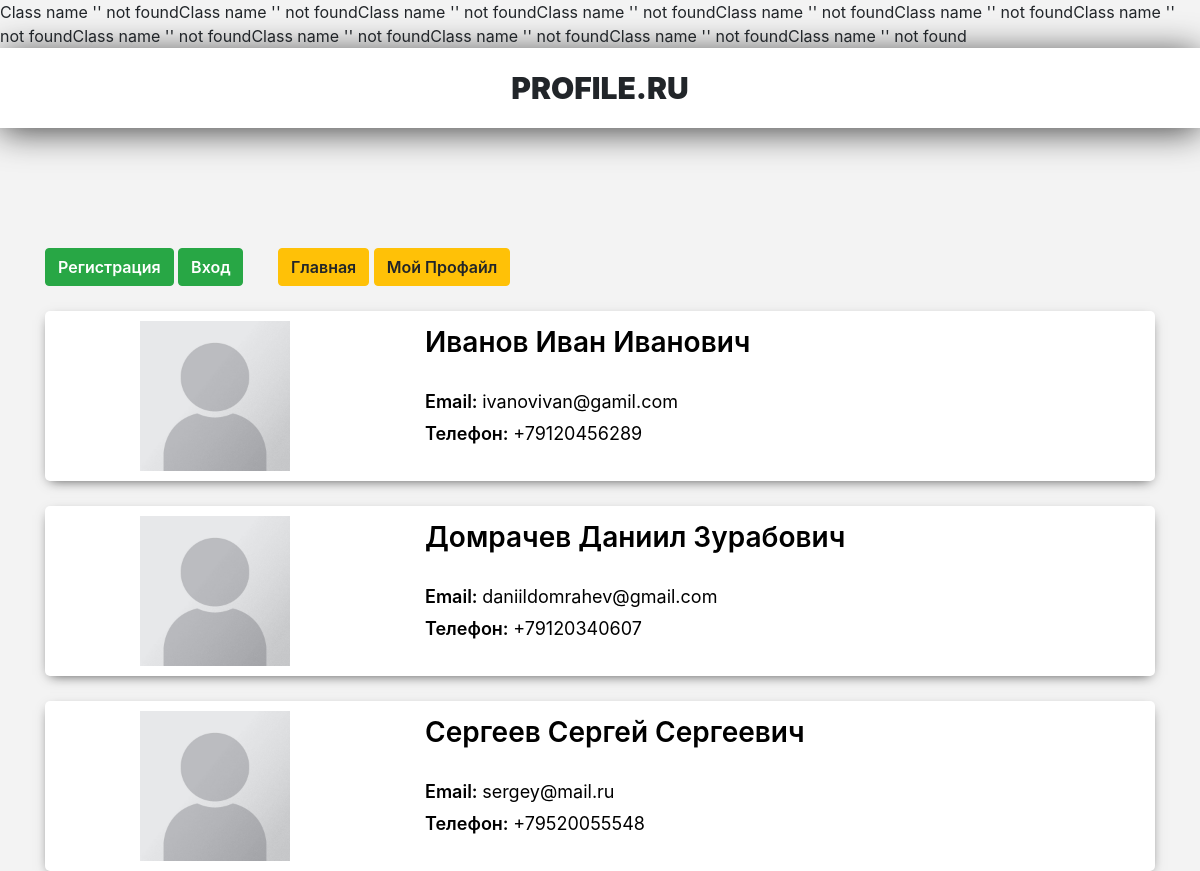
The page / on the database its author committed.
### tables this page shows
CREATE TABLE `profiles` (
  `id` int(11) NOT NULL,
  `name` varchar(255) NOT NULL,
  `last_name` varchar(255) NOT NULL,
  `patronymic` varchar(255) NOT NULL,
  `user_id` int(11) NOT NULL,
  `phone` varchar(255) NOT NULL,
  `phone_type` int(11) NOT NULL DEFAULT '2',
  `email` varchar(255) NOT NULL
);

### project/config/routes.php (called while the page is built, shortened)
<?php
return [
    new Route("/", "home", "index"),
    new Route("/profile/my/", "profile", "myProfile"),
    new Route("/profile/create/", "profile", "create"),
    new Route("/profile/delete/", "profile", "delete"),
    new Route("/profile/update/", "profile", "update"),
    new Route("/profile/show/:id/", "profile", "show"),
    new Route('/register/', 'user', 'register'),
    new Route('/login/', 'user', 'login'),
    new Route('/logout/', 'user', 'logout'),
];

### Core/Route.php (called while the page is built, shortened)
<?php
class Route
{
    public function __construct($path, $controller, $action)
    {
        $this->path = $path;
        $this->controller = $controller;
        $this->action = $action;
    }
    public function __get($property)
    {
        return $this->$property;
    }
}

### Core/Router.php (called while the page is built, shortened)
<?php
class Router
{
    public function getTrack($routes, $uri){
        $outArray = [];
        foreach ($routes as $route){
            $uri_reg = preg_replace('/:\w+/', '(\w+)', $route->path);
            if(preg_match("#^".$uri_reg."$#", $uri, $outArray)){
                $params = array_slice($outArray, 1);
                return new Track($route->controller, $route->action, $params);
            }
        }
    }
}

### Core/Dispatcher.php (called while the page is built, shortened)
<?php
class Dispatcher
{
    private $controller;
    private $controllerAction;
    private $track;
    public function getPage(Track $track){
        $this->track = $track;
        $this->controllerAction = $this->track->action;
        $this->controller = new $controllerClass();
        $data = $this->getDataAction();
        return $this->controller->render($data[0], $data[1]);
    }
    private function  getDataAction(){
        if(empty($this->track->params)){
            $data = $this->track->params;
            $action = $this->controllerAction;
            return $this->controller->$action($data);
        }
        return $this->controller->$this->controllerAction();
    }
}

### Core/Track.php (called while the page is built, shortened)
<?php
class Track
{
    public function __construct($controller, $action, $params)
    {
        $this->controller = $controller;
        $this->action = $action;
        $this->params = $params;
    }
    public function __get($property){
        return $this->$property;
    }
}

### Core/Singelton.php (called while the page is built, shortened)
<?php
class Singelton
{
    private static $instances = [];
    public static function getInstance(){
        $subclass = static::class;
        if(!isset(self::$instances[$subclass])){
            self::$instances[$subclass] = new static;
        }
        return self::$instances[$subclass];
    }
}

### Core/Model.php (called while the page is built, shortened)
<?php
class Model
{
    private static $link;
    public function __construct()
    {
        if(!self::$link){
            self::$link = new \mysqli(DB_HOST,DB_USER,DB_PASS, DB_NAME);
            mysqli_query(self::$link, "SET NAMES 'utf8'");
        }
    }
    public static function all(){
        $model = new static();
        $table = $model->table;
        $query = "SELECT * FROM ".$table.";";
        $results = self::$link->query($query);
        $models = [];
        while($row = $results->fetch_assoc()){
            $model = new static();
            foreach($row as $key=>$value){
                $model->$key = $value;
            }
            $models[] = $model;
        }
        return $models;
    }
}

### App/Controllers/HomeController.php (called while the page is built, shortened)
<?php
class HomeController extends Controller
{
    public function index(){
        $profiles = ProfileModel::all();
        $isAuth = $this->auth->isAuth();
        return $this->view('main', ["profiles"=>$profiles, "isAuth" => $isAuth]);
    }
}

### Core/Controller.php (called while the page is built, shortened)
<?php
class Controller
{
    public $layout = "default";
    public $title = "title";
    public function __construct()
    {
        $this->auth = Auth::getInstance();
    }
    public function render($view, $data){
        return new Page($this->layout, $this->title, $view, $data);
    }
    public function view($view, $data=[]){
        return [
            $view,
            $data
        ];
    }
}

### Core/Auth.php (called while the page is built, shortened)
<?php
class Auth extends Singelton
{
    public function isAuth(){
        if(isset($_SESSION['is_auth'])){
            return $_SESSION['is_auth'];
        }else{
            return false;
        }
    }
}

### Core/Page.php (called while the page is built, shortened)
<?php
class Page
{
    public function __construct($layout, $title, $view, $data)
    {
        $this->layout = $layout;
        $this->title = $title;
        $this->view = $view;
        $this->data = $data;
    }
    public function __get($property){
        return $this->$property;
    }
}

### Core/View.php (called while the page is built, shortened)
<?php
class View
{
    public function render(Page $page){
        return $this->renderLayout($page, $this->renderView($page));
    }
    private function renderLayout(Page $page, $content){
        $layoutPath = $_SERVER['DOCUMENT_ROOT']."/project/layouts/".$page->layout.".php";
        if (file_exists($layoutPath)){
            include $layoutPath;
            return ob_get_clean();
        }
    }
    private function renderView(Page $page){
        $viewPath = $_SERVER['DOCUMENT_ROOT']."/project/views/".$page->view.".php";
        if(file_exists($viewPath)){
            $data = $page->data;
            extract($data);
            include $viewPath;
            return ob_get_clean();
        }
    }
}

### project/views/main.php (the view)
<div class="menu">
    <?if (!$isAuth):?>
    <a href="/register/">
        <button class="btn btn-success">Регистрация</button>
    </a>
    <a href="/login/">
        <button class="btn btn-success">Вход</button>
    </a>
    <?else:?>
    <a href="/logout/">
        <button class="btn btn-success">Выход</button>
    </a>
    <?endif;?>
    <a href="">
        <button class="btn btn-warning btn-profile">Главная</button>
    </a>
    <?if($isAuth):?><a href="/profile/my/">
        <?else:?><a href="/login/"><?endif?>
        <button class="btn btn-warning">Мой Профайл</button>
    </a>
</div>
<div class="row">
    <?foreach ($profiles as $profile):?>
    <div class="col-xl-12">
        <a href="/profile/show/<?=$profile->id?>/">
            <div class="profile">
                <div class="row">
                    <div class="col-xl-2 offset-xl-1">
                        <div class="profile__img">
                            <img src="/project/webroot/img/none.jpg" alt="">
                        </div>
                    </div>
                    <div class="col-xl-8 offset-xl-1">
                        <div class="profile__info">
                            <div class="profile__fio">
                                <?=$profile->last_name?> <?=$profile->name?> <?=$profile->patronymic?>
                            </div>
                            <div class="profile__email">
                                <span class="b">Email: </span> <?=$profile->email?>
                            </div>
                            <div class="profile__phone">
                                <span class="b">Телефон: </span> <?=$profile->phone?>
                            </div>
                        </div>
                    </div>
                </div>
            </div></a>
    </div>
    <?endforeach;?>
</div>

### index.php (shortened to what this page needs)
<?php
spl_autoload_register(function ($class){
    $classPath = realpath(dirname(__FILE__).DIRECTORY_SEPARATOR.$class.".php");
    if (file_exists($classPath) && is_readable($classPath)){
        require $classPath;
    }else{
        echo "Class name '{$classPath}' not found";
    }
});
$routes = require $_SERVER['DOCUMENT_ROOT'] . "/project/config/routes.php";
$router = new Router();
$track = $router->getTrack($routes, $_SERVER['REQUEST_URI']);
$dispatcher = new Dispatcher();
$page = $dispatcher->getPage($track);
$view = new View();
echo $view->render($page);

### project/layouts/default.php (shortened to what this page needs)
<!DOCTYPE html>
<html lang="en">
<head>
    <link rel="stylesheet" href="https://stackpath.bootstrapcdn.com/bootstrap/4.5.0/css/bootstrap.min.css">
    <link rel="stylesheet" href="/project/webroot/css/normalize.css">
    <link rel="stylesheet" href="/project/webroot/css/main.css">
</head>
<body>
<header class="header">
    <div class="logo">PROFILE.RU</div>
</header>
<main class="main">
    <div class="container">
        <? echo $content ?>
    </div>
</main>
</body>
</html>

### project/webroot/css/main.css (style rules this page uses)
body { background-color: #F3F3F3; }
a { text-decoration: none; color: black; }
.header { background-color: white; height: 80px; display: flex; justify-content: center; align-items: center; font-weight: 900; font-size: 30px; -webkit-box-shadow: 0px 4px 35px -1px rgba(0,0,0,0.75); -moz-box-shadow: 0px 4px 35px -1px rgba(0,0,0,0.75); box-shadow: 0px 4px 35px -1px rgba(0,0,0,0.75); }
.main { margin-top: 120px; }
.profile { padding-top: 10px; padding-bottom: 10px; margin-top: 25px; background-color: white; border-radius: 5px; -webkit-box-shadow: 0px 4px 12px -5px rgba(0,0,0,0.75); -moz-box-shadow: 0px 4px 12px -5px rgba(0,0,0,0.75); box-shadow: 0px 4px 12px -5px rgba(0,0,0,0.75); }
.profile__img { width: 150px; height: 150px; }
.profile__img img { width: 100%; height: 100%; }
.profile__fio { font-weight: 600; font-size: 28px; margin-bottom: 25px; }
.profile__email { margin-top: 10px; font-size: 18px; }
.profile__phone { margin-top: 5px; font-size: 18px; }
.b { font-weight: 600; }
.btn { font-weight: 600; }
.btn-profile { margin-left: 30px; }

### rows shown on the page
profiles: last_name "Иванов", name "Иван", patronymic "Иванович", email "ivanovivan@gamil.com", phone "+79120456289"
profiles: last_name "Домрачев", name "Даниил", patronymic "Зурабович", email "daniildomrahev@gmail.com", phone "+79120340607"
profiles: last_name "Сергеев", name "Сергей", patronymic "Сергеевич", email "sergey@mail.ru", phone "+79520055548"
